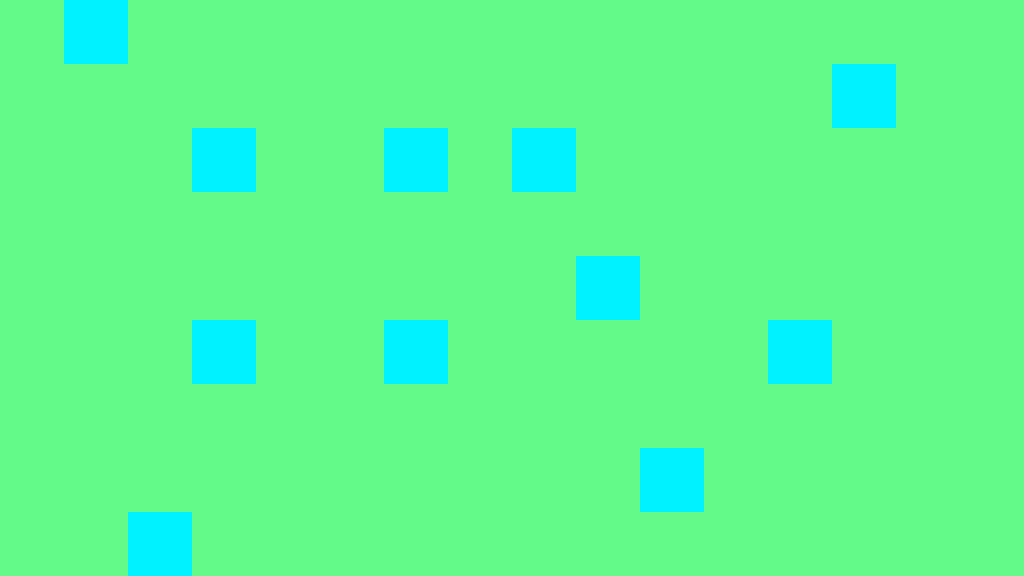

A 2D game scene composited from a Tiled map and its tileset images. What follows is a short description and the map's XML, with every tile layer's data as written:
An orthogonal 16x9 tile map with 64x64 px tiles, 1 tile layer (Tile Layer 1).

<map version="1.0" orientation="orthogonal" width="16" height="9" tilewidth="64" tileheight="64">
 <tileset firstgid="1" name="tile64" tilewidth="64" tileheight="64">
  <image source="../tile64.png" width="640" height="64" />
 </tileset>
 <layer name="Tile Layer 1" width="16" height="9">
  <data encoding="csv">
1,2,1,1,1,1,1,1,1,1,1,1,1,1,1,1,
1,1,1,1,1,1,1,1,1,1,1,1,1,2,1,1,
1,1,1,2,1,1,2,1,2,1,1,1,1,1,1,1,
1,1,1,1,1,1,1,1,1,1,1,1,1,1,1,1,
1,1,1,1,1,1,1,1,1,2,1,1,1,1,1,1,
1,1,1,2,1,1,2,1,1,1,1,1,2,1,1,1,
1,1,1,1,1,1,1,1,1,1,1,1,1,1,1,1,
1,1,1,1,1,1,1,1,1,1,2,1,1,1,1,1,
1,1,2,1,1,1,1,1,1,1,1,1,1,1,1,1
</data>
 </layer>
</map>
